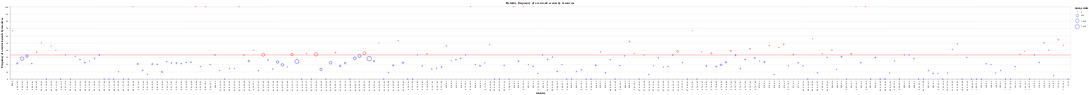

The cell this chart's notebook holds for it:
### Code cell
alt.layer(
    alt.Chart(
        data=df_gb_events, 
        title='Relative frequency of overwork events by resources'
    ).mark_point().encode(
        x=alt.X('resource:O'),
        y=alt.Y('freq_ow_events:Q').title(
            'Frequency of overwork events by resources'
        ),
        color=alt.condition(
            alt.datum.is_identified,
            alt.value('red'), alt.value('blue')
        ),
        size=alt.Size('num_events:Q'),
        tooltip=['resource', 'num_events', 'num_ow_events', 'freq_ow_events']
    ),
    alt.Chart().mark_rule(color='red').encode(
        y=alt.Y(datum=threshold)
    )
)

### Figure 1 — Vega-Lite specification as saved in the notebook (floating-point values rounded to 4 significant figures; data arrays with more than 128 entries replaced by an {"elided": "..."} marker saying what was removed)
{"config": {"view": {"continuousWidth": 300, "continuousHeight": 300}}, "layer": [{"data": {"name": "data-e7310842c04495cadd674e3c1cb4cfba"}, "mark": {"type": "point"}, "encoding": {"color": {"condition": {"test": "datum.is_identified", "value": "red"}, "value": "blue"}, "size": {"field": "num_events", "type": "quantitative"}, "tooltip": [{"field": "resource", "type": "nominal"}, {"field": "num_events", "type": "quantitative"}, {"field": "num_ow_events", "type": "quantitative"}, {"field": "freq_ow_events", "type": "quantitative"}], "x": {"field": "resource", "type": "ordinal"}, "y": {"field": "freq_ow_events", "title": "Frequency of overwork events by resources", "type": "quantitative"}}, "title": "Relative frequency of overwork events by resources"}, {"data": {"name": "empty"}, "mark": {"type": "rule", "color": "red"}, "encoding": {"y": {"datum": 33.33}}}], "$schema": "https://vega.github.io/schema/vega-lite/v5.16.3.json", "datasets": {"data-e7310842c04495cadd674e3c1cb4cfba": {"elided": "220 records"}, "empty": [{}]}}
